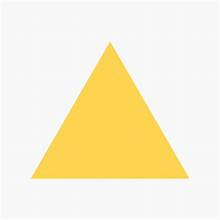
#> input picture phase6/Traingle.jpg, 220 x 220 px
$ python contour_func.py
#> lines starting #> are read from the running program, lines starting #| are printed output that depends on the picture; after the words box and inside, x2 and y2 are one past the last pixel; in counts of white or black regions, pixels touching at a corner belong together
import cv2

img=cv2.imread("Traingle.jpg")
#> img is the input picture: shape (220, 220, 3); mean B, G, R 209.7, 239.2, 248.6
gray=cv2.cvtColor(img,cv2.COLOR_BGR2GRAY)
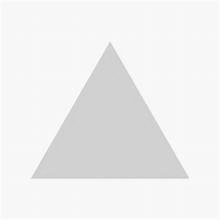
#> gray: shape (220, 220); min 195, max 255, mean 238.7

_ , thresh=cv2.threshold(gray,230,255,cv2.THRESH_BINARY)
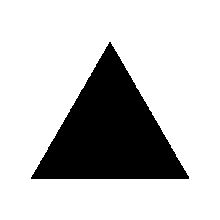
#> thresh: shape (220, 220); 77.3% white; 1 black region

# find contours
contours,hierarchy=cv2.findContours(thresh,cv2.RETR_TREE,cv2.CHAIN_APPROX_SIMPLE)
#> contours = 2 contours; box (x1, y1, x2, y2) and area: (0, 0, 220, 220) 47961, (30, 41, 190, 180) 11193

cv2.drawContours(img,contours,-1,(0,255,0),3)
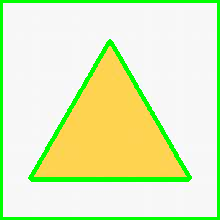
#> img: shape (220, 220, 3); 9.86% of pixels changed, all inside (x1, y1, x2, y2) = (0, 0, 220, 220)

for contour in contours:
    approx=cv2.approxPolyDP(contour,0.01 * cv2.arcLength(contour,True),True)

    corner=len(approx)

    if corner==3:
        shape_name="Traingle"
    elif corner==4:
        shape_name="Rectangle"
    elif corner==5:
        shape_name="Pentagon"
    elif corner >5:
        shape_name="circle"
    else:
        shape_name="Unknown"

    cv2.drawContours(img,[approx],0,(0,255,0),2)
    x = approx.ravel()[0]
    y=max(approx.ravel()[1] -10,20)
    cv2.putText(img,shape_name,(x,y),cv2.FONT_HERSHEY_COMPLEX,0.6,(0,0,255),2)
#> this loop made 2 passes
#> (approx, corner, shape_name, x, y) on passes 1 to 2: ([[0, 0], [0, 219], [219, 219], [219, 0]], 4, 'Rectangle', 0, 20), ([[109, 41], [188, 179], [30, 178]], 3, 'Traingle', 109, 31)
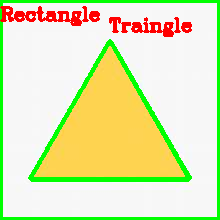
#> img: shape (220, 220, 3); 3.52% of pixels changed, all inside (x1, y1, x2, y2) = (0, 6, 192, 177)


cv2.imshow("contours",img)
cv2.waitKey(0)
cv2.destroyAllWindows()
